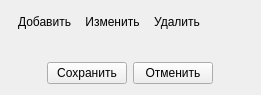
<?xml version="1.0" encoding="UTF-8"?>
<ui version="4.0">
 <class>RTPTechGroup::ModelerIde::PropRole</class>
 <widget class="QWidget" name="RTPTechGroup::ModelerIde::PropRole">
  <property name="geometry">
   <rect>
    <x>0</x>
    <y>0</y>
    <width>261</width>
    <height>95</height>
   </rect>
  </property>
  <property name="windowTitle">
   <string>Form</string>
  </property>
  <layout class="QVBoxLayout" name="verticalLayout">
   <item>
    <layout class="QHBoxLayout" name="horizontalLayoutPropTool">
     <property name="spacing">
      <number>0</number>
     </property>
     <item>
      <widget class="QToolButton" name="toolButtonAddRole">
       <property name="text">
        <string>Добавить</string>
       </property>
       <property name="icon">
        <iconset resource="modeleride.qrc">
         <normaloff>:/add</normaloff>:/add</iconset>
       </property>
       <property name="iconSize">
        <size>
         <width>16</width>
         <height>16</height>
        </size>
       </property>
       <property name="toolButtonStyle">
        <enum>Qt::ToolButtonTextBesideIcon</enum>
       </property>
       <property name="autoRaise">
        <bool>true</bool>
       </property>
      </widget>
     </item>
     <item>
      <widget class="QToolButton" name="toolButtonEditRole">
       <property name="text">
        <string>Изменить</string>
       </property>
       <property name="icon">
        <iconset resource="modeleride.qrc">
         <normaloff>:/edit</normaloff>:/edit</iconset>
       </property>
       <property name="iconSize">
        <size>
         <width>16</width>
         <height>16</height>
        </size>
       </property>
       <property name="toolButtonStyle">
        <enum>Qt::ToolButtonTextBesideIcon</enum>
       </property>
       <property name="autoRaise">
        <bool>true</bool>
       </property>
      </widget>
     </item>
     <item>
      <widget class="QToolButton" name="toolButtonDelRole">
       <property name="text">
        <string>Удалить</string>
       </property>
       <property name="icon">
        <iconset resource="modeleride.qrc">
         <normaloff>:/remove</normaloff>:/remove</iconset>
       </property>
       <property name="iconSize">
        <size>
         <width>16</width>
         <height>16</height>
        </size>
       </property>
       <property name="toolButtonStyle">
        <enum>Qt::ToolButtonTextBesideIcon</enum>
       </property>
       <property name="autoRaise">
        <bool>true</bool>
       </property>
      </widget>
     </item>
     <item>
      <spacer name="horizontalSpacer">
       <property name="orientation">
        <enum>Qt::Horizontal</enum>
       </property>
       <property name="sizeHint" stdset="0">
        <size>
         <width>40</width>
         <height>20</height>
        </size>
       </property>
      </spacer>
     </item>
    </layout>
   </item>
   <item>
    <widget class="RoleWidget" name="roleWidget" native="true">
     <property name="sizePolicy">
      <sizepolicy hsizetype="Preferred" vsizetype="Preferred">
       <horstretch>0</horstretch>
       <verstretch>0</verstretch>
      </sizepolicy>
     </property>
    </widget>
   </item>
   <item>
    <spacer name="verticalSpacerRole">
     <property name="orientation">
      <enum>Qt::Vertical</enum>
     </property>
     <property name="sizeHint" stdset="0">
      <size>
       <width>20</width>
       <height>40</height>
      </size>
     </property>
    </spacer>
   </item>
   <item>
    <layout class="QHBoxLayout" name="horizontalLayoutPropSave">
     <item>
      <spacer name="horizontalSpacerRightProp">
       <property name="orientation">
        <enum>Qt::Horizontal</enum>
       </property>
       <property name="sizeHint" stdset="0">
        <size>
         <width>40</width>
         <height>20</height>
        </size>
       </property>
      </spacer>
     </item>
     <item>
      <widget class="QPushButton" name="pushButtonPropSave">
       <property name="text">
        <string>Сохранить</string>
       </property>
      </widget>
     </item>
     <item>
      <widget class="QPushButton" name="pushButtonPropCancel">
       <property name="text">
        <string>Отменить</string>
       </property>
      </widget>
     </item>
     <item>
      <spacer name="horizontalSpacerLeftProp">
       <property name="orientation">
        <enum>Qt::Horizontal</enum>
       </property>
       <property name="sizeHint" stdset="0">
        <size>
         <width>40</width>
         <height>20</height>
        </size>
       </property>
      </spacer>
     </item>
    </layout>
   </item>
  </layout>
 </widget>
 <customwidgets>
  <customwidget>
   <class>RoleWidget</class>
   <extends>QWidget</extends>
   <header>rolewidget.h</header>
   <container>1</container>
  </customwidget>
 </customwidgets>
 <resources>
  <include location="modeleride.qrc"/>
 </resources>
 <connections/>
</ui>
